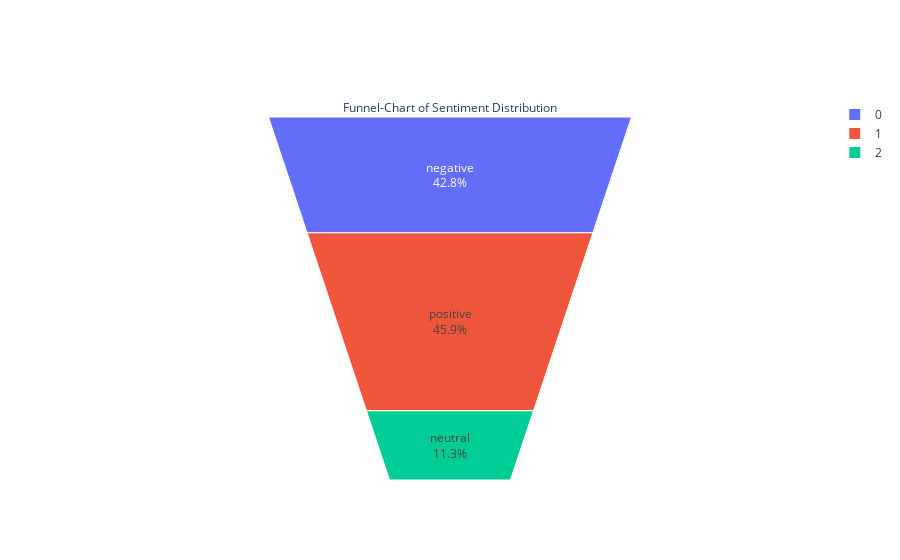

The notebook cell saved with this chart:
### Code cell
from plotly import graph_objs as go

fig = go.Figure(go.Funnelarea(
    text=temp.sentiment,
    values=temp.text,
    title={"position": "top center", "text": "Funnel-Chart of Sentiment Distribution"}
))
fig.show()

### Figure 1 — Plotly figure (JSON) as saved in the notebook; plotly's stock layout.template omitted (floating-point values rounded to 4 significant figures)
{"data": [{"text": ["negative", "positive", "neutral"], "title": {"position": "top center", "text": "Funnel-Chart of Sentiment Distribution"}, "type": "funnelarea", "values": [13057, 14011, 3463]}], "layout": {}}
